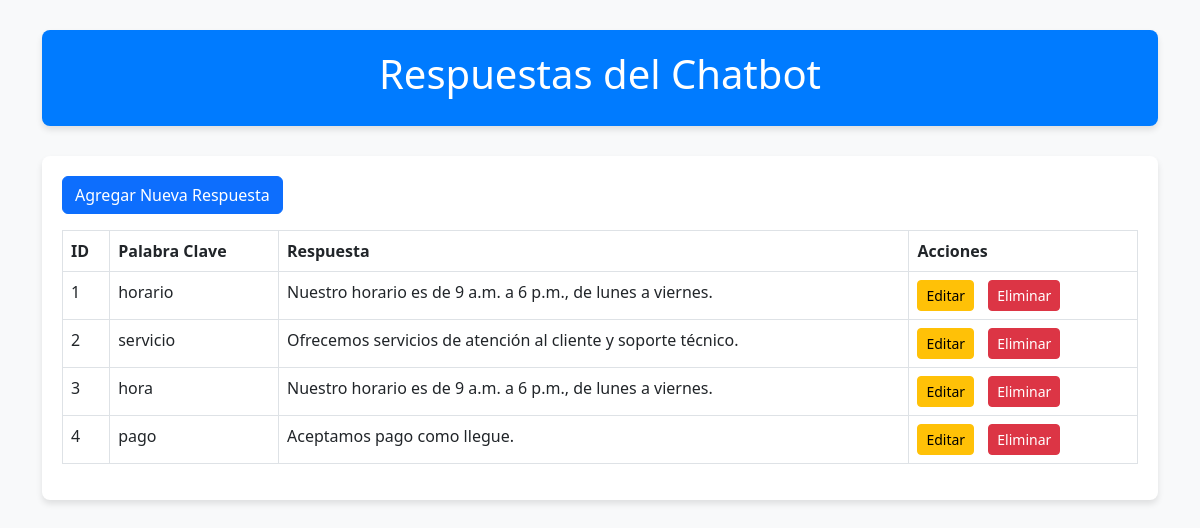
/, run on an earlier commit of the app's database.
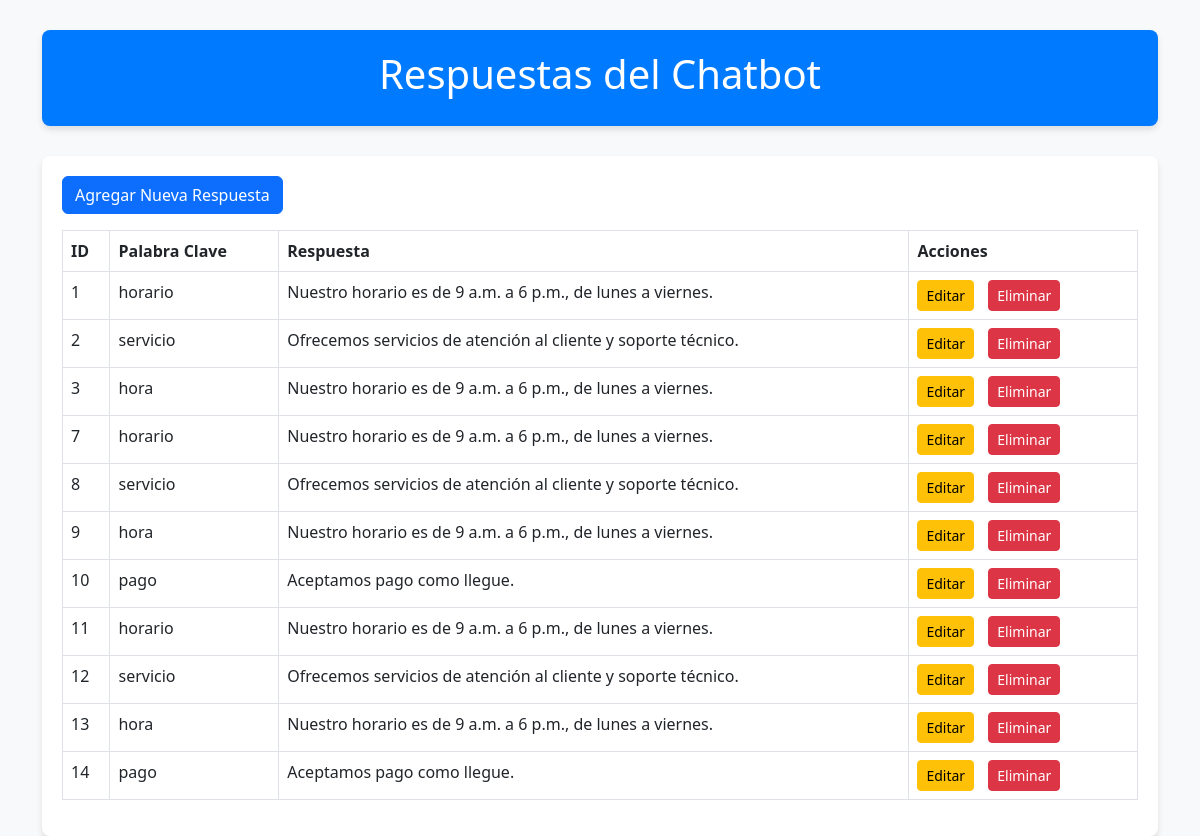
And on a later commit of the database.
### tables this page shows
CREATE TABLE "respuestas" (
            id INTEGER PRIMARY KEY AUTOINCREMENT,
                    palabra_clave TEXT NOT NULL,
                            respuesta TEXT NOT NULL
                                );

### configuracion.py (the view)
@app.route('/')
def indexconfig():
    conexion = conectar_db()
    cursor = conexion.cursor()
    cursor.execute("SELECT * FROM respuestas;")
    respuestas = cursor.fetchall()
    conexion.close()
    return render_template('indexconfig.html', respuestas=respuestas)

### configuracion.py (called while the page is built)
def conectar_db():
    return sqlite3.connect("chatbot.db")

### indexconfig.html (shortened to what this page needs)
<!DOCTYPE html>
<html lang="es">
<head>
    <link href="https://cdn.jsdelivr.net/npm/bootstrap@5.3.0-alpha1/dist/css/bootstrap.min.css" rel="stylesheet">
</head>
<body>
    <div class="container">
        <div class="header">
            <h1>Respuestas del Chatbot</h1>
        </div>
        <div class="table-container">
            <a href="{{ url_for('agregar_respuesta') }}" class="btn btn-primary mb-3">Agregar Nueva Respuesta</a>
            <table class="table table-bordered">
                <thead class="thead-dark">
                    <tr>
                        <th scope="col">ID</th>
                        <th scope="col">Palabra Clave</th>
                        <th scope="col">Respuesta</th>
                        <th scope="col">Acciones</th>
                    </tr>
                </thead>
                <tbody>
                    {% for respuesta in respuestas %}
                    <tr>
                        <td>{{ respuesta[0] }}</td>
                        <td>{{ respuesta[1] }}</td>
                        <td>{{ respuesta[2] }}</td>
                        <td>
                            <a href="{{ url_for('editar_respuesta', id=respuesta[0]) }}" class="btn btn-warning btn-sm btn-custom">Editar</a>
                            <a href="{{ url_for('eliminar_respuesta', id=respuesta[0]) }}" class="btn btn-danger btn-sm btn-custom" onclick="return confirm('¿Estás seguro de que deseas eliminar esta respuesta?')">Eliminar</a>
                        </td>
                    </tr>
                    {% endfor %}
                </tbody>
            </table>
        </div>
    </div>
</body>
</html>

### indexconfig.html (style rules this page uses)
body { background-color: #f8f9fa; }
.header { background-color: #007bff; color: white; padding: 20px; text-align: center; border-radius: 8px; box-shadow: 0 4px 6px rgba(0, 0, 0, 0.1); margin-bottom: 20px; }
.container { margin-top: 30px; }
.table-container { margin-top: 30px; background-color: white; padding: 20px; border-radius: 8px; box-shadow: 0 4px 6px rgba(0, 0, 0, 0.1); }
.btn-custom { margin-right: 10px; }

What changed in the data, as far as the page shows it:
removed respuestas: id "4", palabra_clave "pago", respuesta "Aceptamos pago como llegue."
added respuestas: id "7", palabra_clave "horario", respuesta "Nuestro horario es de 9 a.m. a 6 p.m., de lunes a viernes."
added respuestas: id "8", palabra_clave "servicio", respuesta "Ofrecemos servicios de atención al cliente y soporte técnico."
added respuestas: id "9", palabra_clave "hora", respuesta "Nuestro horario es de 9 a.m. a 6 p.m., de lunes a viernes."
added respuestas: id "10", palabra_clave "pago", respuesta "Aceptamos pago como llegue."
added respuestas: id "11", palabra_clave "horario", respuesta "Nuestro horario es de 9 a.m. a 6 p.m., de lunes a viernes."
added respuestas: id "12", palabra_clave "servicio", respuesta "Ofrecemos servicios de atención al cliente y soporte técnico."
added respuestas: id "13", palabra_clave "hora", respuesta "Nuestro horario es de 9 a.m. a 6 p.m., de lunes a viernes."
added respuestas: id "14", palabra_clave "pago", respuesta "Aceptamos pago como llegue."
